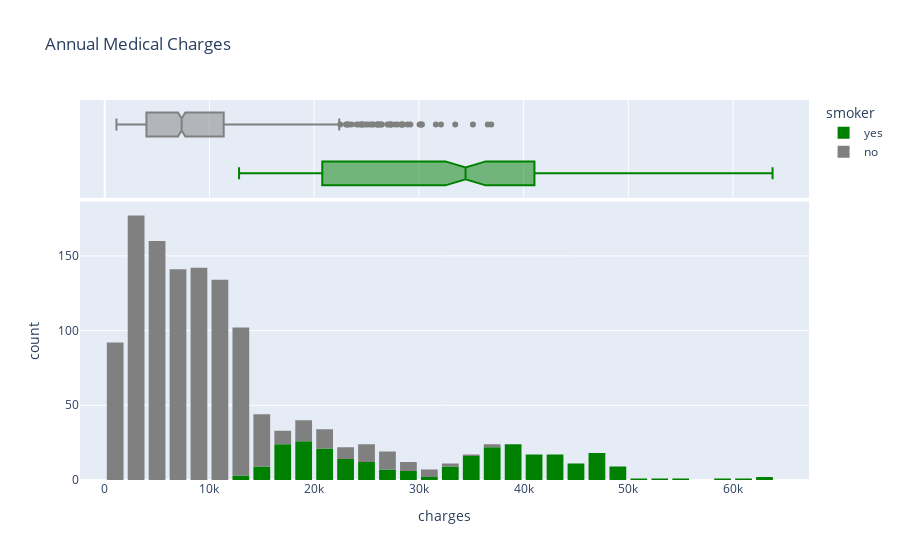

Notebook cell for this chart:
### Markdown cell above
### Charges

Let's visualize the distribution of "charges" i.e. the annual medical charges for customers. This is the column we're trying to predict. Let's also use the categorical column "smoker" to distinguish the charges for smokers and non-smokers.

### Code cell
fig = px.histogram(medical_df, 
                   x='charges', 
                   marginal='box', 
                   color='smoker', # Splitting the Data about the People who are Smoker and the people who are not smoker 
                   color_discrete_sequence=['green', 'grey'], 
                   title='Annual Medical Charges')
fig.update_layout(bargap=0.2)
fig.show()

### Figure 1 — Plotly figure (JSON) as saved in the notebook; plotly's stock layout.template omitted (floating-point values rounded to 4 significant figures; data arrays with more than 128 entries replaced by an {"elided": "..."} marker saying what was removed)
{"data": [{"alignmentgroup": "True", "bingroup": "x", "hovertemplate": "smoker=yes<br>charges=%{x}<br>count=%{y}<extra></extra>", "legendgroup": "yes", "marker": {"color": "green", "pattern": {"shape": ""}}, "name": "yes", "offsetgroup": "yes", "orientation": "v", "showlegend": true, "type": "histogram", "x": {"elided": "274 float values"}, "xaxis": "x", "yaxis": "y"}, {"alignmentgroup": "True", "hovertemplate": "smoker=yes<br>charges=%{x}<extra></extra>", "legendgroup": "yes", "marker": {"color": "green"}, "name": "yes", "notched": true, "offsetgroup": "yes", "showlegend": false, "type": "box", "x": {"elided": "274 float values"}, "xaxis": "x2", "yaxis": "y2"}, {"alignmentgroup": "True", "bingroup": "x", "hovertemplate": "smoker=no<br>charges=%{x}<br>count=%{y}<extra></extra>", "legendgroup": "no", "marker": {"color": "grey", "pattern": {"shape": ""}}, "name": "no", "offsetgroup": "no", "orientation": "v", "showlegend": true, "type": "histogram", "x": {"elided": "1064 float values"}, "xaxis": "x", "yaxis": "y"}, {"alignmentgroup": "True", "hovertemplate": "smoker=no<br>charges=%{x}<extra></extra>", "legendgroup": "no", "marker": {"color": "grey"}, "name": "no", "notched": true, "offsetgroup": "no", "showlegend": false, "type": "box", "x": {"elided": "1064 float values"}, "xaxis": "x2", "yaxis": "y2"}], "layout": {"bargap": 0.2, "barmode": "relative", "legend": {"title": {"text": "smoker"}, "tracegroupgap": 0}, "title": {"text": "Annual Medical Charges"}, "xaxis": {"anchor": "y", "domain": [0, 1], "title": {"text": "charges"}}, "xaxis2": {"anchor": "y2", "domain": [0, 1], "matches": "x", "showgrid": true, "showticklabels": false}, "yaxis": {"anchor": "x", "domain": [0, 0.7326], "title": {"text": "count"}}, "yaxis2": {"anchor": "x2", "domain": [0.7426, 1], "matches": "y2", "showgrid": false, "showline": false, "showticklabels": false, "ticks": ""}}}
